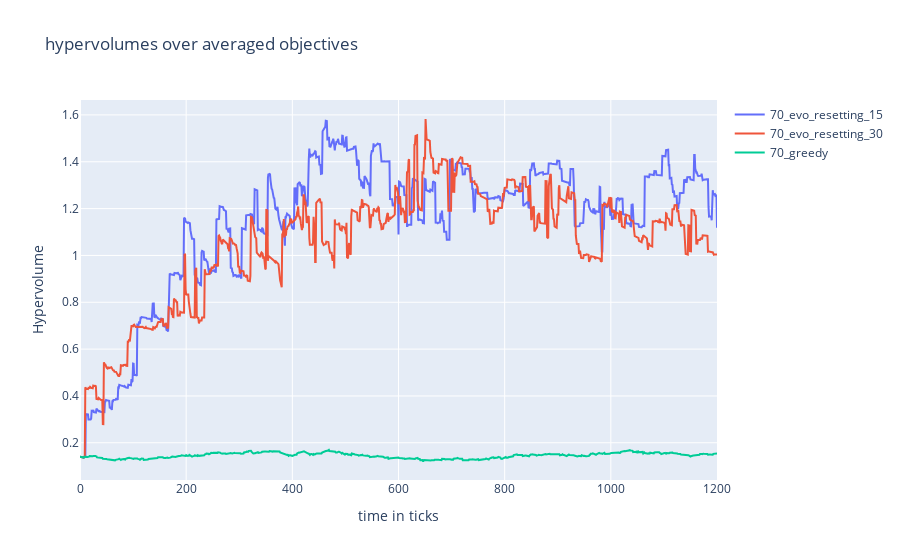
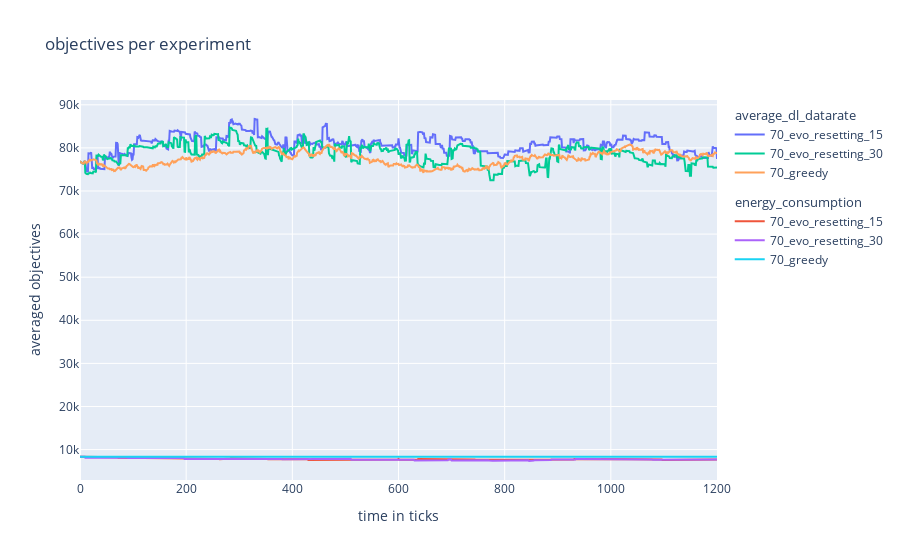
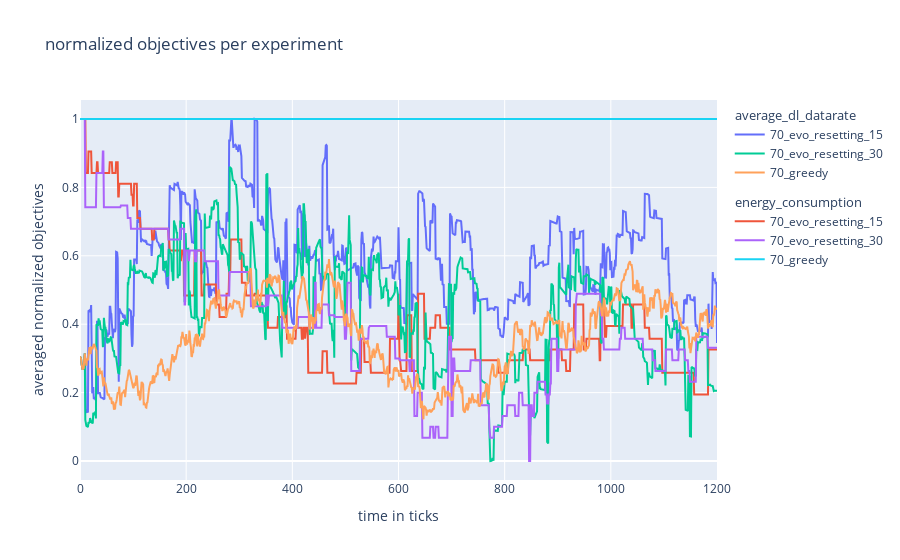

Notebook cell for these charts, in order:
### Code cell
##################
# plots for comparing experiments
##################

## hyper volume plot


fig1 = go.Figure()
fig1.update_layout(
    title="hypervolumes over averaged objectives",
    xaxis_title="time in ticks",
    yaxis_title="Hypervolume")


## add experiment hypervolumes 
for index, value in enumerate(hypervolume_list):
    fig1.add_trace(
        go.Scatter(
            x=time_and_frames_list[:, 1],
            y=value,
            mode='lines',
            name= f"{str(configuration_names[index])}",
        ))


## objective  plot
fig2 = go.Figure()

fig2.update_layout(
    title= "objectives per experiment",
    xaxis_title="time in ticks",
    yaxis_title="averaged objectives"
    )
for index, _ in enumerate(objective_1_list):
    fig2.add_trace(
        go.Scatter(
            x=time_and_frames_list[:, 1],
            y=objective_1_list[index],
            name=str(configuration_names[index]),
            mode='lines',
            legendgroup="average_dl_datarate",
            legendgrouptitle_text="average_dl_datarate"
        ))
    fig2.add_trace(
        go.Scatter(
            x=time_and_frames_list[:, 1],
            y=objective_2_list[index],
            name=str(configuration_names[index]),
            mode='lines',
            legendgroup="energy_consumption",
            legendgrouptitle_text="energy_consumption"
        ))


## normalized objective plot

fig3 = go.Figure()

fig3.update_layout(
    title= "normalized objectives per experiment",
    xaxis_title="time in ticks",
    yaxis_title="averaged normalized objectives"
    )

for index, _ in enumerate(objective_1_normalized_list):
    fig3.add_trace(
        go.Scatter(
            x=time_and_frames_list[:, 1],
            y=objective_1_normalized_list[index],
            name=str(configuration_names[index]),
            mode='lines',
            legendgroup="average_dl_datarate",
            legendgrouptitle_text="average_dl_datarate"
        ))
    fig3.add_trace(
        go.Scatter(
            x=time_and_frames_list[:, 1],
            y=objective_2_normalized_list[index],
            name=str(configuration_names[index]),
            mode='lines',
            legendgroup="energy_consumption",
            legendgrouptitle_text="energy_consumption"
        ))

fig1.show()
fig2.show()
fig3.show()

### Figure 1 — Plotly figure (JSON) as saved in the notebook; plotly's stock layout.template omitted (floating-point values rounded to 4 significant figures; data arrays with more than 128 entries replaced by an {"elided": "..."} marker saying what was removed)
{"data": [{"mode": "lines", "name": "70_evo_resetting_15", "type": "scatter", "x": {"elided": "1201 int values"}, "y": {"elided": "1201 float values"}}, {"mode": "lines", "name": "70_evo_resetting_30", "type": "scatter", "x": {"elided": "1201 int values"}, "y": {"elided": "1201 float values"}}, {"mode": "lines", "name": "70_greedy", "type": "scatter", "x": {"elided": "1201 int values"}, "y": {"elided": "1201 float values"}}], "layout": {"title": {"text": "hypervolumes over averaged objectives"}, "xaxis": {"title": {"text": "time in ticks"}}, "yaxis": {"title": {"text": "Hypervolume"}}}}

### Figure 2 — Plotly figure (JSON) as saved in the notebook; plotly's stock layout.template omitted (floating-point values rounded to 4 significant figures; data arrays with more than 128 entries replaced by an {"elided": "..."} marker saying what was removed)
{"data": [{"legendgroup": "average_dl_datarate", "legendgrouptitle": {"text": "average_dl_datarate"}, "mode": "lines", "name": "70_evo_resetting_15", "type": "scatter", "x": {"elided": "1201 int values"}, "y": {"elided": "1201 float values"}}, {"legendgroup": "energy_consumption", "legendgrouptitle": {"text": "energy_consumption"}, "mode": "lines", "name": "70_evo_resetting_15", "type": "scatter", "x": {"elided": "1201 int values"}, "y": {"elided": "1201 float values"}}, {"legendgroup": "average_dl_datarate", "legendgrouptitle": {"text": "average_dl_datarate"}, "mode": "lines", "name": "70_evo_resetting_30", "type": "scatter", "x": {"elided": "1201 int values"}, "y": {"elided": "1201 float values"}}, {"legendgroup": "energy_consumption", "legendgrouptitle": {"text": "energy_consumption"}, "mode": "lines", "name": "70_evo_resetting_30", "type": "scatter", "x": {"elided": "1201 int values"}, "y": {"elided": "1201 float values"}}, {"legendgroup": "average_dl_datarate", "legendgrouptitle": {"text": "average_dl_datarate"}, "mode": "lines", "name": "70_greedy", "type": "scatter", "x": {"elided": "1201 int values"}, "y": {"elided": "1201 float values"}}, {"legendgroup": "energy_consumption", "legendgrouptitle": {"text": "energy_consumption"}, "mode": "lines", "name": "70_greedy", "type": "scatter", "x": {"elided": "1201 int values"}, "y": {"elided": "1201 float values"}}], "layout": {"title": {"text": "objectives per experiment"}, "xaxis": {"title": {"text": "time in ticks"}}, "yaxis": {"title": {"text": "averaged objectives"}}}}

### Figure 3 — Plotly figure (JSON) as saved in the notebook; plotly's stock layout.template omitted (floating-point values rounded to 4 significant figures; data arrays with more than 128 entries replaced by an {"elided": "..."} marker saying what was removed)
{"data": [{"legendgroup": "average_dl_datarate", "legendgrouptitle": {"text": "average_dl_datarate"}, "mode": "lines", "name": "70_evo_resetting_15", "type": "scatter", "x": {"elided": "1201 int values"}, "y": {"elided": "1201 float values"}}, {"legendgroup": "energy_consumption", "legendgrouptitle": {"text": "energy_consumption"}, "mode": "lines", "name": "70_evo_resetting_15", "type": "scatter", "x": {"elided": "1201 int values"}, "y": {"elided": "1201 float values"}}, {"legendgroup": "average_dl_datarate", "legendgrouptitle": {"text": "average_dl_datarate"}, "mode": "lines", "name": "70_evo_resetting_30", "type": "scatter", "x": {"elided": "1201 int values"}, "y": {"elided": "1201 float values"}}, {"legendgroup": "energy_consumption", "legendgrouptitle": {"text": "energy_consumption"}, "mode": "lines", "name": "70_evo_resetting_30", "type": "scatter", "x": {"elided": "1201 int values"}, "y": {"elided": "1201 float values"}}, {"legendgroup": "average_dl_datarate", "legendgrouptitle": {"text": "average_dl_datarate"}, "mode": "lines", "name": "70_greedy", "type": "scatter", "x": {"elided": "1201 int values"}, "y": {"elided": "1201 float values"}}, {"legendgroup": "energy_consumption", "legendgrouptitle": {"text": "energy_consumption"}, "mode": "lines", "name": "70_greedy", "type": "scatter", "x": {"elided": "1201 int values"}, "y": {"elided": "1201 int values"}}], "layout": {"title": {"text": "normalized objectives per experiment"}, "xaxis": {"title": {"text": "time in ticks"}}, "yaxis": {"title": {"text": "averaged normalized objectives"}}}}
